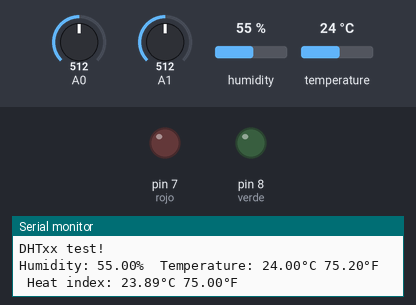
This sketch was run on a simulated Arduino Uno, built with avr-gcc and run on an emulated ATmega328P. Parts: output pins drawn as LEDs (lit = HIGH), the last lines printed to the serial monitor. The inputs (shaded band) are chosen by the test bench; at power-on: A0 = 512, A1 = 512, humidity 55 %, temperature 24 °C.

Above: at 2.8 s.
2.9 s: A0 set to 539
At 5.5 s:
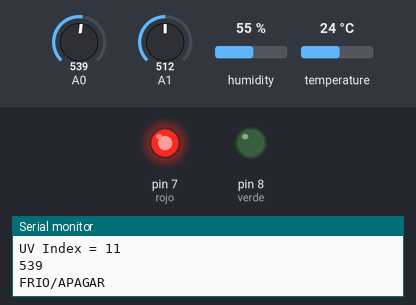
5.8 s: A0 set to 561
At 9.8 s:
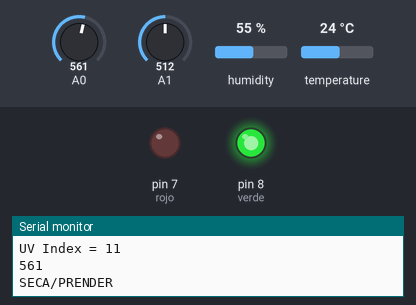
Timing chart, 0 to 11.3 s (numbered marks = the images above; inputs shaded):
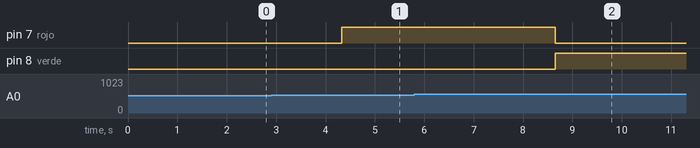

The sketch:

TestMKR1000.ino
```cpp
#include "DHT.h"

#define DHTPIN 3
#define DHTTYPE DHT11   // DHT 11
//#define DHTTYPE DHT22   // DHT 22  (AM2302), AM2321
//#define DHTTYPE DHT21   // DHT 21 (AM2301)
int rojo=7;
int verde=8;
DHT dht(DHTPIN, DHTTYPE);
int sensorValue;
long sum = 0;
int vout = 0;
int uv = 0;

void setup() {
  Serial.begin(9600);
  Serial.println(F("DHTxx test!"));
  pinMode(A1, INPUT);
  dht.begin();
  pinMode(rojo,OUTPUT);
  pinMode(verde,OUTPUT);
}

void loop() {
  // Wait a few seconds between measurements.
  delay(2000);

  // Reading temperature or humidity takes about 250 milliseconds!
  // Sensor readings may also be up to 2 seconds 'old' (its a very slow sensor)
  float h = dht.readHumidity();
  // Read temperature as Celsius (the default)
  float t = dht.readTemperature();
  // Read temperature as Fahrenheit (isFahrenheit = true)
  float f = dht.readTemperature(true);

  // Check if any reads failed and exit early (to try again).
  if (isnan(h) || isnan(t) || isnan(f)) {
    Serial.println(F("Failed to read from DHT sensor!"));
    return;
  }

  // Compute heat index in Fahrenheit (the default)
  float hif = dht.computeHeatIndex(f, h);
  // Compute heat index in Celsius (isFahreheit = false)
  float hic = dht.computeHeatIndex(t, h, false);

  Serial.print(F("Humidity: "));
  Serial.print(h);
  Serial.print(F("%  Temperature: "));
  Serial.print(t);
  Serial.print(F("°C "));
  Serial.print(f);
  Serial.print(F("°F  Heat index: "));
  Serial.print(hic);
  Serial.print(F("°C "));
  Serial.print(hif);
  Serial.println(F("°F"));

   sensorValue = 0;
  sum = 0;
  for (int i = 0 ; i < 1024 ; i++ ) {
    sensorValue = analogRead(A1);
    sum = sensorValue + sum;
    delay(2);
  }
  vout = sum >> 10;
  vout = vout * 4980.0 / 1024;
  Serial.print("The Photocurrent value:");
  Serial.print(vout);
  Serial.println("mV");

  if (vout < 50) {
    uv = 0;
  }
  else if (vout < 227) {
    uv = 1;
  }
  else if (vout < 318) {
    uv = 2;
  }
  else if (vout < 408) {
    uv = 3;
  }
  else if (vout < 503) {
    uv = 4;
  }
  else if (vout < 606) {
    uv = 5;
  }
  else if (vout < 696) {
    uv = 6;
  }
  else if (vout < 795) {
    uv = 7;
  }
  else if (vout < 881) {
    uv = 8;
  }
  else if (vout < 976) {
    uv = 9;
  }
  else if (vout < 1079) {
    uv = 10;
  }
  else {
    uv = 11;
  }
  delay(20);
  Serial.print("UV Index = ");
  Serial.println(uv);

  int val;
  val = analogRead(0);
  Serial.println(val);
  delay(100);
  //Tierra seca = 630
  //Tierra humeda = 503
  //Tierra Mojada = 360

if(val < 400){
  apagar(100);
    Serial.println("MOJADO/APAGAR");}

  if(val > 550){
  encender(100);
    Serial.println("SECA/PRENDER");}


  else if (val > 400 && val <= 550) {
    if (t > 26 && h < 80 && uv < 8) {
      encender(100);
      Serial.println("CALOR/PRENDER");
    } else {
      apagar(100);
      Serial.println("FRIO/APAGAR");
    }
  }
}

void encender (int tiempo){
      digitalWrite(verde, HIGH);
      digitalWrite(rojo, LOW);
      delay(tiempo);
}

void apagar (int tiempo){
      digitalWrite(rojo, HIGH);
      digitalWrite(verde, LOW);
}
```

Measured:
- the behaviour switches between 550 and 551 on A0 (found by bisection; images 1 and 2)
- after the input at 5.8 s, pin 7 (rojo): HIGH → LOW after 2.9 s; pin 8 (verde): LOW → HIGH after 2.9 s
